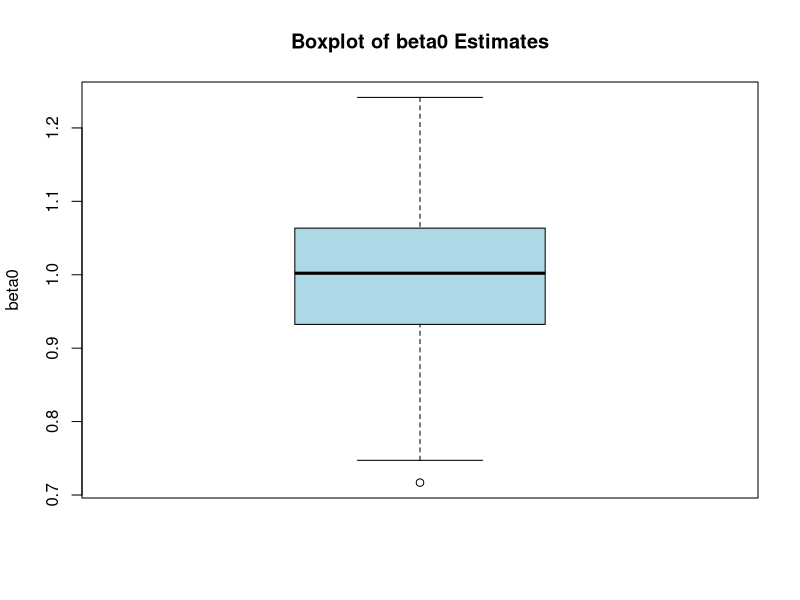
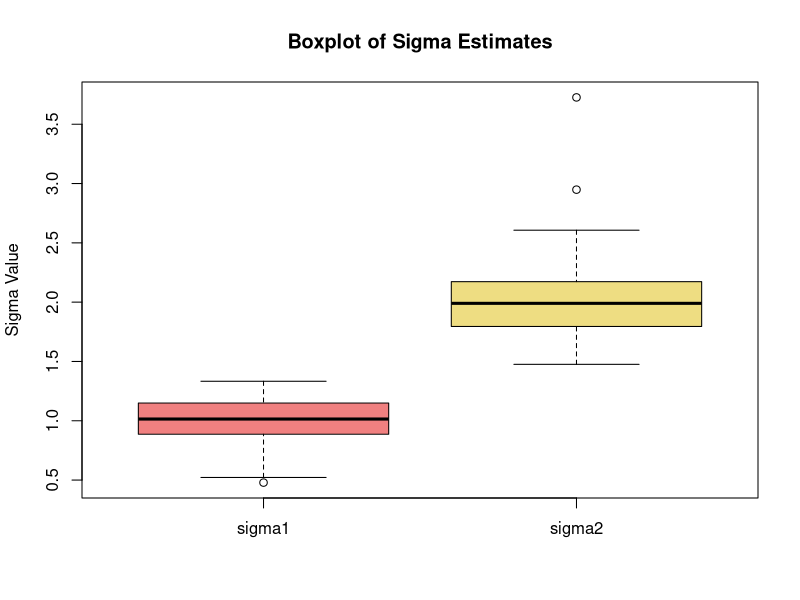
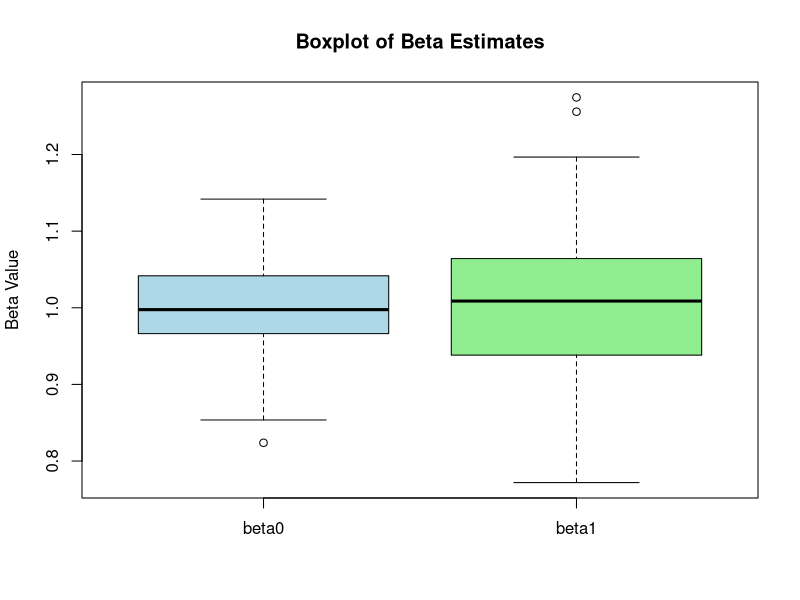
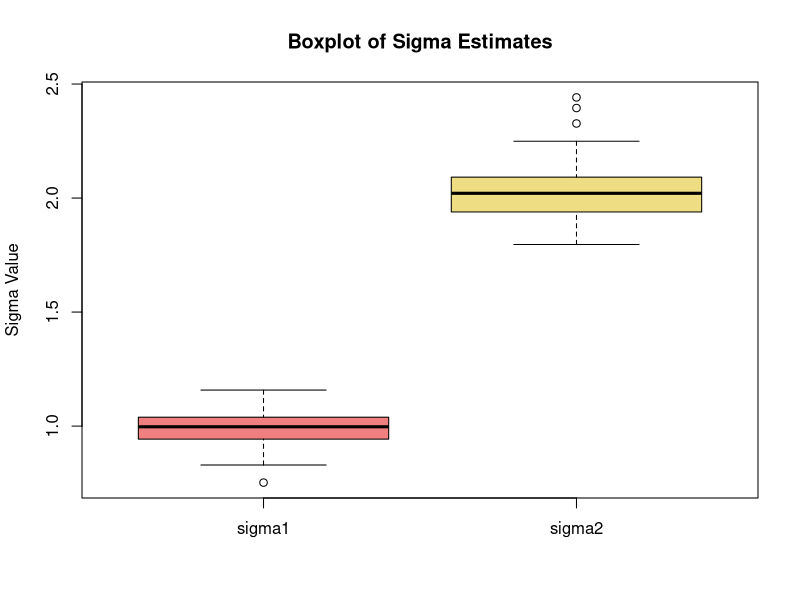
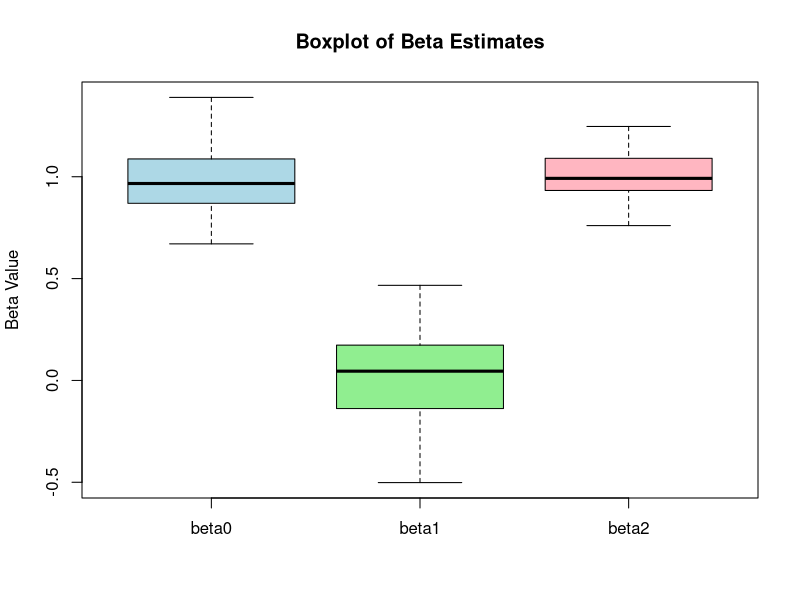
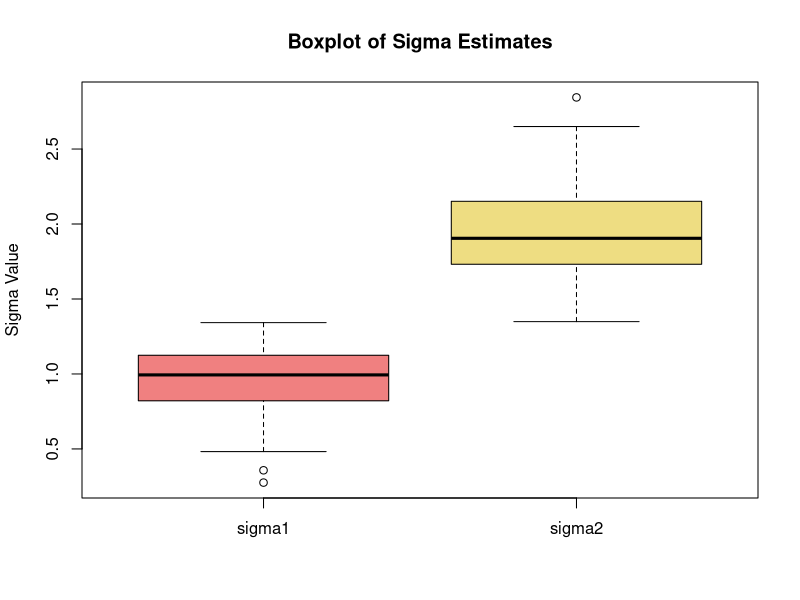

The R source for these figures, in order:
###############################
# 1. EM algorithm function without covariate

em_mixture_aft_without_covariate <- function(logT, K = 2, max_iter = 200, tol = 1e-3) {
  n <- length(logT)
  
  # Initialize parameters
  sigma <- c(2, 5)         
  pi <- rep(1/K, K)        
  beta0 <- 2              
  gamma <- matrix(0, nrow = n, ncol = K)   
  
  # Design matrix
  X_design <- matrix(1, n, 1)
  
  for (iter in 1:max_iter) {
    
    ## E-step:
    for (k in 1:K) {
      gamma[, k] <- pi[k] * dnorm(logT, mean = beta0, sd = sigma[k])
    }
    gamma <- gamma / rowSums(gamma)
  
    pi_old    <- pi
    sigma_old <- sigma
    beta0_old <- beta0
    
    ## M-step:
    # (1) 
    pi <- colMeans(gamma)
    
    # (2) Intercept beta0 업데이트 (Weighted Least Squares)
    # 각 관측치에 대한 가중치: w_i = sum_{k=1}^K gamma[i,k] / sigma[k]^2
    sigma_sq <- sigma^2
    w <- rowSums(sweep(gamma, 2, sigma_sq, FUN = "/"))
    # 행렬 X가 1벡터니까까, weighted LS 해는:
    beta0 <- sum(w * logT) / sum(w)
    
    # (3) Update sigma
    residuals <- logT - beta0
    for (k in 1:K) {
      sigma[k] <- sqrt(sum(gamma[, k] * residuals^2) / sum(gamma[, k]))
    }
    
    # Convergence
    if (max(abs(pi - pi_old),
            abs(sigma - sigma_old),
            abs(beta0 - beta0_old)) < tol) {
      cat("Converged at iteration:", iter, "\n")
      return(list(pi = pi, sigma = sigma, beta0 = beta0, iter = iter))
    }
  }
  cat("Not converged in", max_iter, "iterations.\n")
  return(list(pi = pi, sigma = sigma, beta0 = beta0, iter = max_iter))
}

###############################
# Simulation & Result 
###############################

n_sim <- 100
pi_results    <- matrix(0, nrow = n_sim, ncol = 2)
sigma_results <- matrix(0, nrow = n_sim, ncol = 2)
beta0_results <- numeric(n_sim)
conv_iter     <- numeric(n_sim)

# 시작 시간 기록
start <- Sys.time()

for (i in 1:n_sim) {
  set.seed(i)
  n <- 200
  
  # True parameters
  pi_true    <- c(0.6, 0.4)
  sigma_true <- c(1, 2)
  beta0_true <- 1
  
  # 데이터 생성 (공변량 없음)
  # 각 관측치에 대해 성분 할당
  component <- sample(1:2, n, replace = TRUE, prob = pi_true)
  # 오차: 각 관측치에 대해 해당 성분의 sigma 적용
  epsilon <- rnorm(n, mean = 0, sd = sigma_true[component])
  
  # logT 생성: 모형에 따라 (beta0_true + epsilon)
  logT <- beta0_true + epsilon
  
  # EM algorithm
  result <- em_mixture_aft_without_covariate(logT, K = 2, max_iter = 200, tol = 1e-3)
  
  # Reslt
  pi_results[i, ]    <- result$pi
  sigma_results[i, ] <- result$sigma
  beta0_results[i]   <- result$beta0
  conv_iter[i]       <- result$iter
}

end <- Sys.time()
cat("Simulation time:", end - start, "\n")

# 결과정리리
summary_df <- data.frame(
  Parameter = c("pi1", "pi2", "sigma1", "sigma2", "beta0", "Convergence Iterations"),
  Estimate  = c(mean(pi_results[, 1]), mean(pi_results[, 2]),
                mean(sigma_results[, 1]), mean(sigma_results[, 2]),
                mean(beta0_results), mean(conv_iter)),
  True      = c(pi_true[1], pi_true[2], sigma_true[1], sigma_true[2], beta0_true, NA)
)
print(summary_df)

###############################
# Boxplots for beta0 and sigma estimates
###############################

# Boxplot for beta0 estimates
boxplot(beta0_results, 
        main = "Boxplot of beta0 Estimates", 
        ylab = "beta0", 
        col = "lightblue")

# Boxplot for sigma estimates (sigma1 and sigma2)
sigma_df <- data.frame(sigma1 = sigma_results[,1], sigma2 = sigma_results[,2])
boxplot(sigma_df, 
        main = "Boxplot of Sigma Estimates", 
        ylab = "Sigma Value", 
        names = c("sigma1", "sigma2"),
        col = c("lightcoral", "lightgoldenrod"))



#-------------------------------------------------------------#

# 2. EM algorithm function with covariate(em_mixture_aft_with_covariates)

em_mixture_aft_with_covariate <- function(logT, X, K = 2, max_iter = 200, tol = 1e-3) {
  n <- length(logT)
  
  # Initialize
  sigma <- c(2, 5)        
  pi <- rep(1/K, K)       
  beta0 <- 2               
  beta1 <- 2               
  gamma <- matrix(0, nrow = n, ncol = K)   
  
  # X : Design matrix
  X_design <- cbind(1, X)
  
  for (iter in 1:max_iter) {
    
    ## E-step: conditional probability
    for (k in 1:K) {
      gamma[, k] <- pi[k] * dnorm(logT, mean = beta0 + beta1 * X, sd = sigma[k])
    }
    gamma <- gamma / rowSums(gamma) 
    
    
    pi_old    <- pi
    sigma_old <- sigma
    beta0_old <- beta0
    beta1_old <- beta1
    
    ## M-step:
    # (1) Update pi
    pi <- colMeans(gamma)
    
    # (2) Update beta (Weighted LSE)
    
    # 최적화 문제:  minimize sum_i [ (sum_k gamma_ik/sigma_k^2) * (logT_i - (beta0+beta1 X_i))^2 ]
    # 각 관측치 i의 가중치는: w_i = sum_{k=1}^K gamma[i,k] / sigma[k]^2
    sigma_sq <- sigma^2
    
    # sweep()를 이용해서서 각 열별로 sigma_sq를 나누고, 행별 합 구함함
    w <- rowSums(sweep(gamma, 2, sigma_sq, FUN = "/"))
    W <- diag(w)  # Weight (diagonal) matrix
    beta_update <- solve(t(X_design) %*% W %*% X_design, t(X_design) %*% W %*% logT)
    beta0 <- beta_update[1]
    beta1 <- beta_update[2]
    
    # (3) Update sigma
    residuals <- logT - (beta0 + beta1 * X)
    for (k in 1:K) {
      sigma[k] <- sqrt(sum(gamma[, k] * residuals^2) / sum(gamma[, k]))
    }
    
    # Check Convergence
    if (max(abs(pi - pi_old),
            abs(sigma - sigma_old),
            abs(beta0 - beta0_old),
            abs(beta1 - beta1_old)) < tol) {
      cat("Converged at iteration:", iter, "\n")
      return(list(pi = pi, sigma = sigma, beta_0 = beta0, beta_1 = beta1, iter = iter))
    }
  }
  cat("Not converged in", max_iter, "iterations.\n")
  return(list(pi = pi, sigma = sigma, beta_0 = beta0, beta_1 = beta1, iter = max_iter))
}

###############################

# Result vector 
n_sim <- 100
pi_results    <- matrix(0, nrow = n_sim, ncol = 2)
sigma_results <- matrix(0, nrow = n_sim, ncol = 2)
beta0_results <- numeric(n_sim)
beta1_results <- numeric(n_sim)
conv_iter     <- numeric(n_sim)  

# 시작 시간 기록
start <- Sys.time()

# Simulation iteration
for (i in 1:n_sim) {
  set.seed(i)
  n <- 1000
  
  # True parameter
  pi_true    <- c(0.6, 0.4)
  sigma_true <- c(1, 2)
  beta0_true <- 1
  beta1_true <- 1
  
  # X Covariate
  X <- rbinom(n, 1, prob = 0.5)
  
  # Component (k= 1 or 2)
  component <- sample(1:2, n, replace = TRUE, prob = pi_true)
  
  # epsilon ~ N(0, sigma_k^2)
  epsilon <- rnorm(n, mean = 0, sd = sigma_true[component])
  
  # log(T)
  logT <- beta0_true + beta1_true * X + epsilon
  
  # EM algorithm
  result <- em_mixture_aft_with_covariate(logT, X, K = 2, max_iter = 200, tol = 1e-3)
  
  # Result
  pi_results[i, ]    <- result$pi
  sigma_results[i, ] <- result$sigma
  beta0_results[i]   <- result$beta_0
  beta1_results[i]   <- result$beta_1
  conv_iter[i]       <- result$iter
}

end <- Sys.time()

# Simulation time
cat("Simulation time:", end - start, "\n")


# Summary
summary_df <- data.frame(
  Parameter = c("pi1", "pi2", "sigma1", "sigma2", "beta0", "beta1", "Convergence Iterations"),
  Estimate  = c(mean(pi_results[, 1]), mean(pi_results[, 2]), 
                mean(sigma_results[, 1]), mean(sigma_results[, 2]), 
                mean(beta0_results), mean(beta1_results), mean(conv_iter)),
  True      = c(pi_true[1], pi_true[2], sigma_true[1], sigma_true[2], beta0_true, beta1_true, ".")
)

print(summary_df)

###############################
# Boxplot for Beta and Sigma estimates
###############################

# Boxplot for beta estimates (beta0 and beta1)
beta_df <- data.frame(beta0 = beta0_results, beta1 = beta1_results)
boxplot(beta_df, 
        main = "Boxplot of Beta Estimates", 
        ylab = "Beta Value",
        names = c("beta0", "beta1"),
        col = c("lightblue", "lightgreen"))

# Boxplot for sigma estimates (sigma1 and sigma2)
sigma_df <- data.frame(sigma1 = sigma_results[,1], sigma2 = sigma_results[,2])
boxplot(sigma_df, 
        main = "Boxplot of Sigma Estimates", 
        ylab = "Sigma Value", 
        names = c("sigma1", "sigma2"),
        col = c("lightcoral", "lightgoldenrod"))

#############################################################################

# 3. EM algorithm function with covariates(em_mixture_aft_with_covariates)

em_mixture_aft_with_covariates <- function(logT, X, K = 2, max_iter = 200, tol = 1e-3) {
  # X: matrix of covariates (each column one covariate)
  n <- length(logT)
  
  # Initialize parameters
  sigma <- c(2, 5)           # 초기 표준편차 (각 성분)
  pi <- rep(1/K, K)          # 혼합비 초기값
  # 회귀계수: intercept + (beta1, beta2)
  beta <- rep(2, ncol(cbind(1, X)))  # 여기서는 길이 3 (beta0, beta1, beta2)
  gamma <- matrix(0, nrow = n, ncol = K)  # 책임도 행렬
  
  # Design matrix: intercept + covariates X1, X2
  X_design <- cbind(1, X)
  
  for (iter in 1:max_iter) {
    
    ## E-step: 
    for (k in 1:K) {
      gamma[, k] <- pi[k] * dnorm(logT, mean = as.vector(X_design %*% beta), sd = sigma[k])
    }
    gamma <- gamma / rowSums(gamma)  
    
    pi_old <- pi
    sigma_old <- sigma
    beta_old <- beta
    
    ## M-step:
    # (1) Update pi
    pi <- colMeans(gamma)
    
    # (2) Update beta (Weighted Least Squares)
    # 각 관측치 i에 대한 가중치: w_i = sum_{k=1}^K gamma[i,k] / sigma[k]^2
    sigma_sq <- sigma^2
    w <- rowSums(sweep(gamma, 2, sigma_sq, FUN = "/"))
    W <- diag(w)  # 대각 가중치 행렬
    beta <- solve(t(X_design) %*% W %*% X_design, t(X_design) %*% W %*% logT)
    
    # (3) Update sigma
    residuals <- logT - as.vector(X_design %*% beta)
    for (k in 1:K) {
      sigma[k] <- sqrt(sum(gamma[, k] * residuals^2) / sum(gamma[, k]))
    }
    
    # Check convergence
    if (max(abs(pi - pi_old),
            abs(sigma - sigma_old),
            abs(beta - beta_old)) < tol) {
      cat("Converged at iteration:", iter, "\n")
      return(list(pi = pi, sigma = sigma, beta = beta, iter = iter))
    }
  }
  cat("Not converged in", max_iter, "iterations.\n")
  return(list(pi = pi, sigma = sigma, beta = beta, iter = max_iter))
}

##################

# Result vector
n_sim <- 100
pi_results    <- matrix(0, nrow = n_sim, ncol = 2)
sigma_results <- matrix(0, nrow = n_sim, ncol = 2)
beta0_results <- numeric(n_sim)
beta1_results <- numeric(n_sim)
beta2_results <- numeric(n_sim)
conv_iter     <- numeric(n_sim)

# Simulation time
start <- Sys.time()

for (i in 1:n_sim) {
  set.seed(i)
  n <- 200
  
  # True parameters
  pi_true    <- c(0.6, 0.4)
  sigma_true <- c(1, 2)
  beta0_true <- 1
  beta1_true <- 0
  beta2_true <- 1
  
  
  X1 <- rbinom(n, 1, prob = 0.5)
  X2 <- rnorm(n, 0, 1)
  
  X <- cbind(X1, X2)
  
  # Component
  component <- sample(1:2, n, replace = TRUE, prob = pi_true)
  
  # Epsilon
  epsilon <- rnorm(n, mean = 0, sd = sigma_true[component])
  
  # log(T)
  logT <- beta0_true + beta1_true * X1 + beta2_true * X2 + epsilon
  
  # EM algorithm
  result <- em_mixture_aft_with_covariates(logT, X, K = 2, max_iter = 200, tol = 1e-3)
  
  # Result
  pi_results[i, ]    <- result$pi
  sigma_results[i, ] <- result$sigma
  beta0_results[i]   <- result$beta[1]
  beta1_results[i]   <- result$beta[2]
  beta2_results[i]   <- result$beta[3]
  conv_iter[i]       <- result$iter
}

# 종료 시간 기록
end <- Sys.time()
cat("Simulation time:", end - start, "\n")

# 평균 추정 결과와 실제 값 비교
summary_df <- data.frame(
  Parameter = c("pi1", "pi2", "sigma1", "sigma2", "beta0", "beta1", "beta2", "Convergence Iterations"),
  Estimate  = c(mean(pi_results[, 1]), mean(pi_results[, 2]),
                mean(sigma_results[, 1]), mean(sigma_results[, 2]),
                mean(beta0_results), mean(beta1_results), mean(beta2_results),
                mean(conv_iter)),
  True      = c(pi_true[1], pi_true[2], sigma_true[1], sigma_true[2],
                beta0_true, beta1_true, beta2_true, NA)
)

print(summary_df)

#-----------------------------------------------------------------------##############################

# Boxplot for beta estimates (beta0, beta1, beta2)
beta_df <- data.frame(beta0 = beta0_results, beta1 = beta1_results, beta2 = beta2_results)
boxplot(beta_df, 
        main = "Boxplot of Beta Estimates", 
        ylab = "Beta Value", 
        names = c("beta0", "beta1", "beta2"),
        col = c("lightblue", "lightgreen", "lightpink"))

# Boxplot for sigma estimates (sigma1 and sigma2)
sigma_df <- data.frame(sigma1 = sigma_results[,1], sigma2 = sigma_results[,2])
boxplot(sigma_df, 
        main = "Boxplot of Sigma Estimates", 
        ylab = "Sigma Value", 
        names = c("sigma1", "sigma2"),
        col = c("lightcoral", "lightgoldenrod"))
